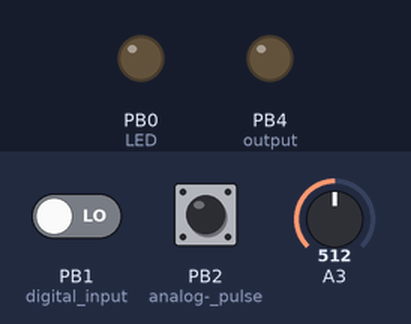
Bench run of a sketch on a simulated ATtiny85, built with avr-gcc and run on an emulated ATtiny85. Parts: output pins drawn as LEDs (lit = HIGH). Inputs (shaded band) come from the test bench; at power-on: PB2 (analog-_pulse) LOW, PB1 (digital_input) LOW, A3 = 512.

Above: at 0.1 s.
At 1.9 s:
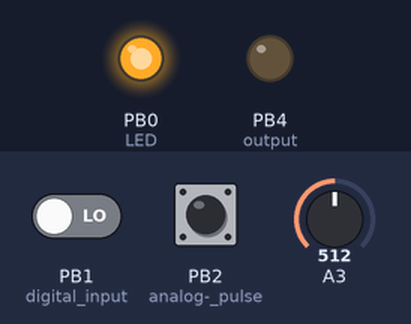
2.0 s: PB2 (analog-_pulse) pulled HIGH for 0.15 s
3.8 s: PB2 (analog-_pulse) pulled HIGH for 3.2 s
At 4.9 s:
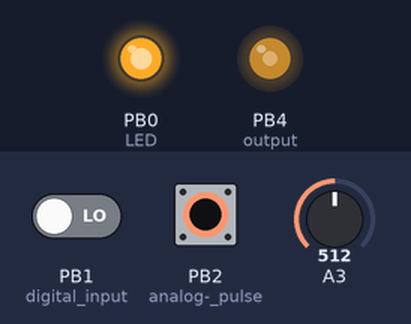
Timing chart, 0 to 8.6 s (numbered marks = the images above; inputs shaded):
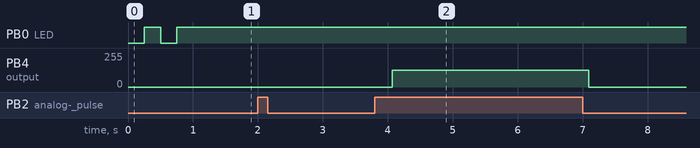

Measured:
- after the input at 3.8 s, PB4 (output): 0/255 → 127/255 after 0.27 s, → 0/255 3.0 s later

The sketch:

ADSR.ino
```cpp
// (licence header left out)
#include <avr/io.h>
//#include <avr/eeprom.h>
#include <util/delay.h>

volatile unsigned int globalTicks;

//calibration (use with sequencer)
bool calibrating = false;

//mode
bool autoTrigger = false;

//output
int envelopeValue;

//button interrupt
volatile bool inputButtonValue;

//envelope stage control;
bool readyToAttack = true;
bool readyToRelease = false;

//button press control
int button_delay;
int button_delay_b;
bool beenDoubleClicked = false;
bool beenLongPressed = false;
int additionalClicks = 0;      //variable to see how many times we click after the first

bool parameterChange = false;
byte controlInput;

int currentStep = 0;

const int attackLevel = 255;

int ADSR[] = {
  127,   //attackLength
  127,   //decayLength
  127,   //sustainLevel
  127   //releaseLength
};

//////////USER EDITING ENCOURAGED
const byte lengthFactor = 4;  //length values are eight bits; we right shift them by this value to make them shorter (for instance, with value 4 the legnths' range is 0 to 15)
/////////////////////////////////

void setup() {
  //disable USI to save power as we are not using it
  PRR = 1<<PRUSI;

  //set LED pin and check the battery level
  pinMode(0, OUTPUT); //LED
  checkVoltage();

  ADCSRA = (1 << ADEN);             //reset ADC Control (ADC Enable 1, everything else 0)
  ADCSRA |= (1 << ADPS2);           //set adc prescaler  to 16 for 500kHz sampling frequency (8 also works well but is noisier). 500/13 cycles per  sample = 38.4 Khz

  ADMUX = 0;                      //reset multiplexer settings
  ADMUX |= (1<<ADLAR);            //left-adjust result (8 bit conversion)
  ADMUX |= (1 << MUX1) | (1 << MUX0); //control input
  ADCSRA |=  (1<<ADSC);           // start next conversion

  pinMode(1, INPUT);  //digital input (push button)
  pinMode(3, INPUT);  //analog- freq input (knob plus external input 1)
  pinMode(2, INPUT);  //analog- pulse (external input 2)
  pinMode(4, OUTPUT); //output

  //disable digital input in pins that do analog conversion
  DIDR0 = (1 << ADC2D) | (1 << ADC3D); //PB3,PB4

  //set clock source for PWM -datasheet p94
  PLLCSR |= (1 << PLLE);               // Enable PLL (64 MHz)
  _delay_us(100);                      // Wait for a steady state
  while (!(PLLCSR & (1 << PLOCK)));    // Ensure PLL lock
  PLLCSR |= (1 << PCKE);               // Enable PLL as clock source for timer 1

  cli();                               // Interrupts OFF (disable interrupts globally)

  //PWM Generation -timer 1
  GTCCR  = (1 << PWM1B) | (1 << COM1B1); // PWM, output on pb4, compare with OCR1B (see interrupt below), reset on match with OCR1C
  OCR1C  = 0xff;                         // 255
  TCCR1  = (1 << CS10);                  // no prescale

  //Timer Interrupt Generation -timer 0
  TCCR0A = (1 << WGM01);               // Clear Timer on Compare (CTC) with OCR0A
  TCCR0B = (1 << CS01);                // prescaled by 8
  OCR0A = 0x64;                        // 0x64 = 100 //10000hz - 10000 ticks per second https://www.easycalculation.com/engineering/electrical/avr-timer-calculator.php
  TIMSK = (1 << OCIE0A);               // Enable Interrupt on compare with OCR0A

  //Pin Interrupt Generation
  GIMSK |= (1 << PCIE);    // Enable
  PCMSK |= (1 << PCINT1);  // on pin 1

  sei();                               // Interrupts ON (enable interrupts globally)

  //Trigger mode: external or auto
  if (digitalRead(1) == HIGH) {        //If we are pressing the button
    digitalWrite(0, HIGH);             //LED ON
    _delay_ms(2000);
    digitalWrite(0, LOW);
    if (inputButtonValue == 0) {
      autoTrigger = 1;                 //If we released the button, set Autotrigger mode
      pinMode(2, OUTPUT);              //Trigger output
    }
  }
  else {
    autoTrigger = 0;                //external trigger mode
    pinMode(2, INPUT);              //Trigger input
  }
  digitalWrite(0, HIGH); // turn LED ON
}

//PIN Interrupt
ISR(PCINT0_vect) {                 //PIN Interruption - has priority over Timer 0; this ensures that the switch will work
  inputButtonValue = PINB & 0x02;  //Reads button (digital input1, the second bit in register PINB. We check the value with & binary 10, so 0x02)
}

//Timer0 interrupt
ISR(TIMER0_COMPA_vect) {              //10000 ticks per second
  setParameter();
  globalTicks++;
}

void loop() {
  checkButton();
  if (!calibrating){
    if (!autoTrigger) triggerADSR();
    else retriggerADSR();
  }
}

void setParameter(){
  controlInput = ADCH;
  if (parameterChange) ADSR[currentStep] = controlInput;
  else if ((controlInput & 0xF0) == (ADSR[currentStep] & 0xF0)) {  //checks the control input against stored value. & 0xF0 is a mask to ignore the 4 lower bits and use less resolution (works better)
    parameterChange = true;                                        //If the value is the same (because we have moved the knob to the last known position for that parameter),it is ok to change the value :)
  }
  ADCSRA |=  (1<<ADSC);

}

void manualTrigger() {
   readADS();
   _delay_ms(150);
   readR();
}

void triggerADSR() {                      //triggers the envelope when it receives a pulse in the designated input
  if (PINB & 0x04) {                    //Reads button (digital input1, the third bit in register PINB. We check the value with & binary 100, so 0x04). digitalRead(2) = HIGH
    if (readyToAttack){
      readyToAttack = false;
      readADS();
      readyToRelease = true;
    }
  }
  else{
    if (readyToRelease){
      readyToRelease = false;
      readR();
      readyToAttack = true;
    }
  }
}

void retriggerADSR() {                      //triggers the envelope continuously
  if (readyToAttack){
    readyToAttack = false;
    digitalWrite(2, HIGH);                  //sends a trigger signal through I/O4
    readADS();
    digitalWrite(2, LOW);
    readyToRelease = true;
  }
  else if (readyToRelease){
    readyToRelease = false;
    readR();
    readyToAttack = true;
  }
}

void readADS() {
  int attackLength = ADSR[0] >> lengthFactor;
  int decayLength = ADSR[1] >> lengthFactor;
  int sustainLevel = ADSR[2];

  //ATTACK
  if (attackLength == 0) OCR1B = attackLevel;
  else {
    globalTicks = 0;
    for (envelopeValue = 0; envelopeValue <= 255; ){
      OCR1B = envelopeValue;
      if (globalTicks == attackLength) {
        envelopeValue++;
        globalTicks = 0;
      }
    }
  }
  //DECAY
  globalTicks = 0;
  if ((decayLength == 0) || (sustainLevel == attackLevel)) OCR1B = sustainLevel;
  else{
    if (sustainLevel < attackLevel){
      for (envelopeValue = attackLevel; envelopeValue >= sustainLevel; ){
        OCR1B = envelopeValue;
        if (globalTicks == decayLength) {
        envelopeValue--;
        globalTicks = 0;
        }
      }
    }
  }
  //SUSTAIN --nothing to do, we keep the last value until the "note off" trigger
}

void readR() {
  int sustainLevel = ADSR[2];
  int releaseLength = ADSR [3] >> lengthFactor;

  //RELEASE
  if (releaseLength == 0) OCR1B = 0;
  else {
    OCR1B = sustainLevel;
    globalTicks = 0;
    for (envelopeValue = sustainLevel; envelopeValue >= 0;){
      if (!autoTrigger) {                                         //NORMAL ADSR ONLY
        if (PINB & 1 << 2){                                       //if during R stage there's a new trigger, silence and exit
         OCR1B = 0;
         return;
        }
      }
     OCR1B = envelopeValue;
       if (globalTicks == releaseLength) {
         envelopeValue--;
         globalTicks = 0;
       }
    }
  }
}

void checkButton() {
  while (inputButtonValue == HIGH) {
    button_delay++;
    _delay_ms(10);
  }
  if (inputButtonValue == LOW) {
    beenDoubleClicked = false;
    if (button_delay > 0) {
      bool hold = true;
      while (hold) {
        bool previousButtonState = inputButtonValue; //see if the button is pressed or not

        _delay_ms(1);

        button_delay_b++;                                                  //fast counter to check if there are more presses
        if ((inputButtonValue == HIGH)&& (previousButtonState == 0)) {
          additionalClicks++;                                              //if we press the button and we were not pressing it before, that counts as a click
        }

        if (button_delay_b == 300) {
          if (additionalClicks == 0){    //button released (regular single click)

            parameterChange = false;

            currentStep++;                          //cycles through the steps
            if (currentStep >= 4) currentStep = 0;
            flashLEDSlow(currentStep + 1);

            button_delay = 0;
            button_delay_b = 0;
            additionalClicks = 0;
            hold = false;
          }
          else if (additionalClicks == 1) {             //button pressed again (double click),

            manualTrigger();

            button_delay = 0;
            button_delay_b = 0;
            additionalClicks = 0;
            beenDoubleClicked = true;
            hold = false;
          }
          else if (additionalClicks > 1 ) {                 //button pressed at least twice (triple click or more)

            if (calibrating == true){
              digitalWrite (0, HIGH);
              OCR1B = 0;
              calibrating = false;
            }
            else {
              digitalWrite (0, LOW);
              OCR1B = 255;
              calibrating = true;
            }

            button_delay = 0;
            button_delay_b = 0;
            additionalClicks = 0;
            beenDoubleClicked = true;
            hold = false;
          }
        }
      }
    }
  }
}

void checkVoltage() {                   //voltage from 255 to 0; 46 is (approx)5v, 94 is 2.8, 104-106 is 2.5
                                        //we measure a fixed value of 1.1 against Vcc, so the lower the measurement, the higher Vcc
  ADMUX = (0 << REFS1) | (0 << REFS0);  //Vcc as reference
  ADMUX |= (1 << ADLAR);                //Left adjust result (8 bit conversion stored in ADCH)
  ADMUX |= (1 << MUX3) | (1 << MUX2);   //1.1v input
  delay(250);                           // Wait for Vref to settle
  ADCSRA |= (1 << ADSC);                // Start conversion
  while (bit_is_set(ADCSRA, ADSC));     // wait while measuring
  if (ADCH > 103)                       //approx 2.6
    flashLED(8, 100);
  else
    flashLED(1, 250);
}

void flashLEDSlow(int times) {
  for (int i = 0; i < times; i++){
    _delay_ms(70);
    digitalWrite(0, LOW);
    _delay_ms(70);
    digitalWrite(0, HIGH);
  }
}

void flashLED (int times, int gap) {     //for voltage check only (uses regular delay)
  for (int i = 0; i < times; i++)
  {
    digitalWrite(0, HIGH);
    delay(gap);
    digitalWrite(0, LOW);
    delay(gap);
  }
}
```
